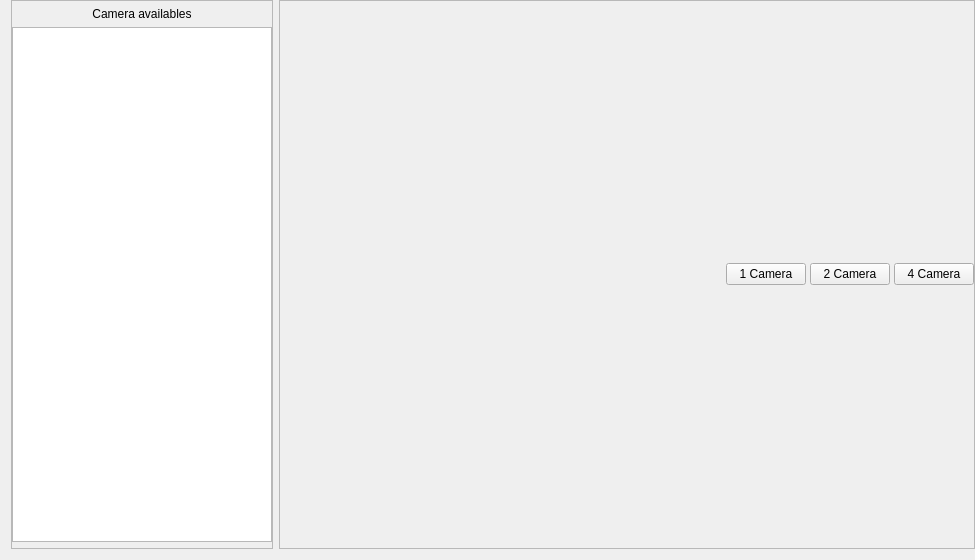
<?xml version="1.0" encoding="UTF-8"?>
<ui version="4.0">
 <class>Camera</class>
 <widget class="QWidget" name="Camera">
  <property name="geometry">
   <rect>
    <x>0</x>
    <y>0</y>
    <width>975</width>
    <height>560</height>
   </rect>
  </property>
  <property name="minimumSize">
   <size>
    <width>975</width>
    <height>560</height>
   </size>
  </property>
  <property name="windowTitle">
   <string>Form</string>
  </property>
  <property name="styleSheet">
   <string notr="true"/>
  </property>
  <layout class="QHBoxLayout" name="horizontalLayout_2" stretch="1,3">
   <property name="topMargin">
    <number>0</number>
   </property>
   <property name="rightMargin">
    <number>0</number>
   </property>
   <item>
    <widget class="QFrame" name="sideBar">
     <property name="frameShape">
      <enum>QFrame::StyledPanel</enum>
     </property>
     <property name="frameShadow">
      <enum>QFrame::Raised</enum>
     </property>
     <layout class="QVBoxLayout" name="verticalLayout">
      <property name="leftMargin">
       <number>0</number>
      </property>
      <property name="topMargin">
       <number>6</number>
      </property>
      <property name="rightMargin">
       <number>0</number>
      </property>
      <property name="bottomMargin">
       <number>6</number>
      </property>
      <item>
       <widget class="QLabel" name="label">
        <property name="text">
         <string>Camera availables</string>
        </property>
        <property name="alignment">
         <set>Qt::AlignCenter</set>
        </property>
       </widget>
      </item>
      <item>
       <widget class="QListWidget" name="cameraListWidget">
        <property name="minimumSize">
         <size>
          <width>260</width>
          <height>0</height>
         </size>
        </property>
        <property name="editTriggers">
         <set>QAbstractItemView::NoEditTriggers</set>
        </property>
        <property name="resizeMode">
         <enum>QListView::Adjust</enum>
        </property>
        <property name="itemAlignment">
         <set>Qt::AlignCenter|Qt::AlignHCenter|Qt::AlignLeading|Qt::AlignLeft|Qt::AlignVCenter</set>
        </property>
       </widget>
      </item>
     </layout>
    </widget>
   </item>
   <item>
    <widget class="QFrame" name="frame">
     <property name="frameShape">
      <enum>QFrame::StyledPanel</enum>
     </property>
     <property name="frameShadow">
      <enum>QFrame::Raised</enum>
     </property>
     <layout class="QVBoxLayout" name="verticalLayout_2" stretch="4,1">
      <property name="spacing">
       <number>4</number>
      </property>
      <property name="leftMargin">
       <number>0</number>
      </property>
      <property name="topMargin">
       <number>0</number>
      </property>
      <property name="rightMargin">
       <number>0</number>
      </property>
      <property name="bottomMargin">
       <number>0</number>
      </property>
      <item>
       <layout class="QGridLayout" name="cameraGrid">
        <property name="spacing">
         <number>10</number>
        </property>
       </layout>
      </item>
      <item>
       <layout class="QHBoxLayout" name="horizontalLayout">
        <item>
         <spacer name="horizontalSpacer">
          <property name="orientation">
           <enum>Qt::Horizontal</enum>
          </property>
          <property name="sizeHint" stdset="0">
           <size>
            <width>40</width>
            <height>20</height>
           </size>
          </property>
         </spacer>
        </item>
        <item>
         <widget class="QPushButton" name="oneCamButton">
          <property name="text">
           <string>1 Camera</string>
          </property>
         </widget>
        </item>
        <item>
         <widget class="QPushButton" name="twoCamButton">
          <property name="text">
           <string>2 Camera</string>
          </property>
         </widget>
        </item>
        <item>
         <widget class="QPushButton" name="fourCamButton">
          <property name="text">
           <string>4 Camera</string>
          </property>
         </widget>
        </item>
       </layout>
      </item>
     </layout>
    </widget>
   </item>
  </layout>
 </widget>
 <resources/>
 <connections/>
</ui>
